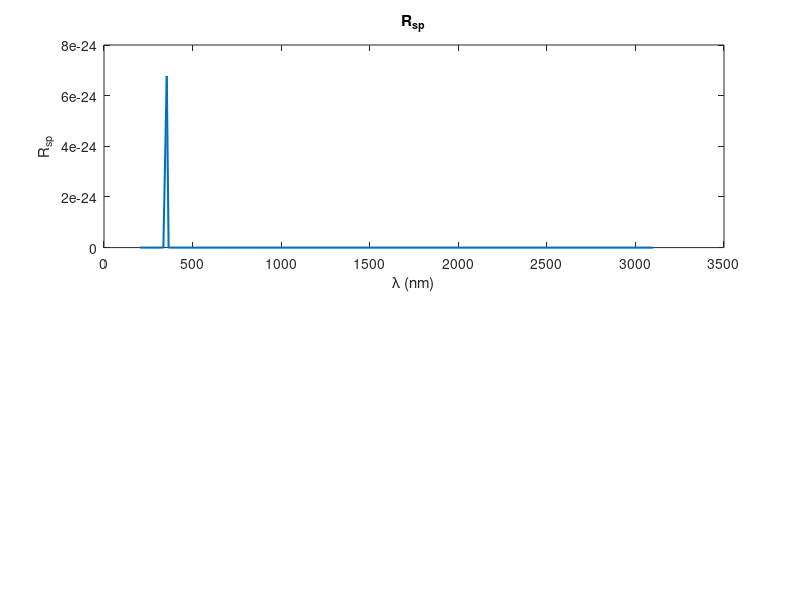

MATLAB code to generate this figure: (Note: this script raises an error after producing the figure.)
clc;
clearvars;
close all;

%For Rsp, work with GaN3
data = importdata('GaN3.txt');
lambda = data(:,1);


%for GaN3
lambda = lambda.*1e-9; %m
% lambda = lambda.*1e-6; %m


n = data(:,2);
k = data(:,3);

% physical constants
q       = 1.6e-19;
m0      = 9.11e-31;
h       = 6.626e-34;
hcut    = h/(2*pi);
eps0    = 8.854e-12;
c       = 3e8;
kB      = 1.38e-23;
me      = 0.27*m0;
mh      = 0.8*m0;
mr      = me*mh/(me+mh);


fcv     = 23*q;
fcvf    = fcv/1000;

eps     = 10.4*eps0;

Eg      = 3.44*q;                    % 300K
nr      = mean(n);                   % GaAs index Kasap

% physical constants

nr      = mean(n);


Eg_V    = @(T) (Eg0 - A*T^2/(B + T))*q; %Vashni's law
Ep      = 0.03 * q;     % Typical phonon energy 20-30meV

T = 300;

E       = h*c./lambda;

alpha   = q^2*sqrt(m0)./(4*pi*hcut^2*eps*c.*n) ...
            .*(2*mr/m0)^1.5 .*(fcv./E).*sqrt((E-Eg));
% alpha = real(alpha);
P = alpha .* (c./n);
phi = 8*pi.*(E/h).^3.*n.^3./c^3   .*  (1./(exp(E/(kB*T)) - 1));

rsp = P.*phi;

figure(1);
subplot(211)
plot(lambda/1e-9,real(rsp),'Linewidth', 1.5);
xlabel('\lambda (nm)');
ylabel('R_{sp}');
title("R_{sp}");
subtitle(sprintf(string));
grid on;

subplot(212)
plot(E/q,real(rsp),'Linewidth', 1.5)
xlabel('E (eV)');
ylabel('R_{sp}');
subtitle(sprintf(string));
grid on;

%% Experimental comparison

data = importdata('Rsp_GaN.txt');
% Energy = data(:,1); % eV
lamda = data(:,1);
Rsp = data(:,2);
Energy =h*c./lamda ;

figure(2)
yyaxis left;
plot(E/q,real(rsp)/max(real(rsp)),'Linewidth', 2)
xlabel('E (eV)');
ylabel('R_{sp}'); %m^{-1/3}s^{-1}
subtitle(sprintf(string));
grid on
hold on

yyaxis right;
plot(Energy/q, smooth(Rsp), 'Linewidth', 2);
ylabel('R_{sp}');
ylim([0,1]);
xlim([1 6])
hold on
legend('Theoretical', 'Experimental');
title('Spontaneous Emission Rate of GaN')
